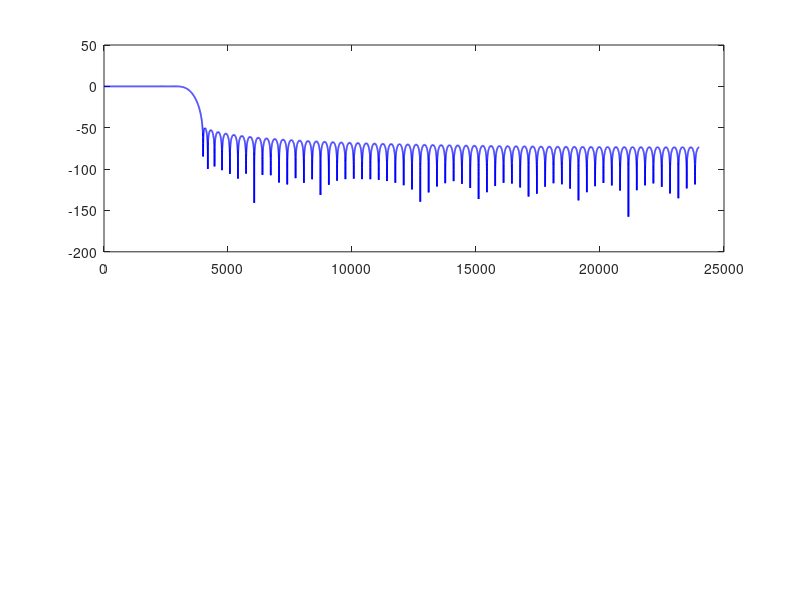

Reproduce this figure in MATLAB. (Note: this script raises an error after producing the figure.)
%% 48kHz -> 8kHz 抗混叠低通滤波器设计 (Kaiser 窗)
% 用途: 降采样前低通滤波, 防止 4kHz 以上频率混叠到 8kHz 采样后的 0-4kHz
% 流程: x[48k] -> H(z)低通 -> 每6点抽1点 -> y[8k]

clear; clc; close all;

%% 1. 参数设置
fs_in   = 48000;            % 输入采样率
fs_out  = 8000;             % 输出采样率
Q       = fs_in / fs_out;   % 抽取因子 = 6

f_nyq_out = fs_out / 2;     % 输出 Nyquist = 4000 Hz

% 滤波器指标
fp  = 3000;                 % 通带边缘 (Hz) - 保留到 3.6 kHz
fst = 4000;                 % 阻带边缘 (Hz) - 4 kHz 以上必须衰减
Ap  = 1;                    % 通带纹波 (dB)
Ast = 50;                   % 阻带衰减 (dB)

fprintf('===== 滤波器设计参数 =====\n');
fprintf('输入采样率     : %d Hz\n', fs_in);
fprintf('输出采样率     : %d Hz\n', fs_out);
fprintf('抽取因子 Q     : %d\n', Q);
fprintf('通带边缘 fp    : %d Hz\n', fp);
fprintf('阻带边缘 fst   : %d Hz\n', fst);
fprintf('阻带衰减 Ast   : %d dB\n\n', Ast);

%% 2. 用 kaiserord 估计阶数和 beta
% kaiserord 中频率可指定以 Hz 为单位 (传入 fs)
f_vec = [fp, fst];
a_vec = [1, 0];                             % 通带=1, 阻带=0
dev   = [(10^(Ap/20)-1)/(10^(Ap/20)+1), 10^(-Ast/20)];

[n, Wn, beta, ftype] = kaiserord(f_vec, a_vec, dev, fs_in);

% 保证 n 为偶数 (滤波器长度为奇数 => Type I 线性相位)
n = n + mod(n, 2);

fprintf('===== Kaiser 估计结果 =====\n');
fprintf('估计阶数 n     : %d\n', n);
fprintf('滤波器长度 L   : %d\n', n+1);
fprintf('Kaiser beta    : %.4f\n', beta);
fprintf('群延迟 (样本)  : %.2f\n\n', n/2);

%% 3. 设计滤波器
fc      = (fp + fst) / 2;           % 截止频率取过渡带中点 = 3800 Hz
Wn_fir  = fc / (fs_in / 2);         % fir1 要求归一化到 fs_in/2

h = fir1(n, Wn_fir, 'low', kaiser(n+1, beta));

% 归一化直流增益为 1 (让通带幅度≈1)
h = h / sum(h);

L = length(h);
fprintf('实际滤波器长度 : %d\n', L);
fprintf('实际群延迟     : %.2f 个输入样本\n\n', (L-1)/2);

%% 4. 幅频响应
[H, w] = freqz(h, 1, 16384, fs_in);

figure('Name', '滤波器频响', 'Position', [100 100 900 650]);

subplot(2,1,1);
plot(w, 20*log10(abs(H)+eps), 'b', 'LineWidth', 1.2); hold on;
yline(-Ast, 'r--', 'LineWidth', 1, 'Label', sprintf('阻带要求 -%d dB', Ast));
xline(f_nyq_out, 'k--', 'LineWidth', 1, 'Label', '4 kHz');
xline(fp,  'g--', 'LineWidth', 1, 'Label', sprintf('fp=%d', fp));
xline(fst, 'm--', 'LineWidth', 1, 'Label', sprintf('fst=%d', fst));
xlim([0 fs_in/2]); ylim([-130 5]);
grid on;
xlabel('频率 (Hz)'); ylabel('幅度 (dB)');
title('幅频响应 (全带 0-24 kHz)');

subplot(2,1,2);
plot(w, 20*log10(abs(H)+eps), 'b', 'LineWidth', 1.2); hold on;
xline(f_nyq_out, 'k--', 'LineWidth', 1);
xline(fp, 'g--', 'LineWidth', 1);
xline(fst, 'm--', 'LineWidth', 1);
xlim([0 8000]); ylim([-130 5]);
grid on;
xlabel('频率 (Hz)'); ylabel('幅度 (dB)');
title('幅频响应 (放大 0-8 kHz)');

%% 5. 通带细节
figure('Name', '通带细节', 'Position', [100 100 900 350]);
plot(w, 20*log10(abs(H)+eps), 'b', 'LineWidth', 1.2); hold on;
yline( Ap, 'r--'); yline(-Ap, 'r--');
xlim([0 fp]); ylim([-3 1]);
grid on;
xlabel('频率 (Hz)'); ylabel('幅度 (dB)');
title('通带 0 - 3.6 kHz 纹波');

%% 6. 脉冲响应与 Kaiser 窗
figure('Name', '脉冲响应与窗', 'Position', [100 100 900 500]);

subplot(2,1,1);
stem(0:L-1, h, '.', 'MarkerSize', 8);
grid on; xlabel('n'); ylabel('h[n]');
title('FIR 脉冲响应 (对称 => 线性相位)');

subplot(2,1,2);
w_k = kaiser(L, beta);
plot(0:L-1, w_k, 'r', 'LineWidth', 1.2);
grid on; xlabel('n'); ylabel('w[n]');
title(sprintf('Kaiser 窗 (\\beta = %.3f)', beta));

%% 7. 相位响应 (验证线性相位)
figure('Name', '相位响应', 'Position', [100 100 900 350]);
phi = unwrap(angle(H));
plot(w, phi * 180/pi, 'b', 'LineWidth', 1.2);
xlim([0 fs_in/2]); grid on;
xlabel('频率 (Hz)'); ylabel('相位 (度)');
title('相位响应 (应为直线 => 线性相位)');

%% 8. 群延迟
figure('Name', '群延迟', 'Position', [100 100 900 350]);
gd = grpdelay(h, 1, 16384, fs_in);
plot(w, gd, 'b', 'LineWidth', 1.2); hold on;
yline((L-1)/2, 'r--', 'LineWidth', 1, 'Label', sprintf('%.2f', (L-1)/2));
xlim([0 fp]); grid on;
xlabel('频率 (Hz)'); ylabel('群延迟 (样本)');
title('群延迟 (通带内应恒为 (L-1)/2)');

%% 9. 信号级验证: 多频正弦, 看混叠是否被压住
t = (0:4800-1) / fs_in;     % 0.1 秒

% 1 kHz (保留) + 3.5 kHz (保留) + 5 kHz (衰减) + 6 kHz (衰减)
% 若不滤波直接抽取: 5kHz -> 混叠到 3kHz, 6kHz -> 混叠到 2kHz
x = sin(2*pi*1000*t) + sin(2*pi*3500*t) + ...
    sin(2*pi*5000*t) + sin(2*pi*6000*t);

y_filt = filter(h, 1, x);       % FIR 滤波
y_out  = y_filt(1:Q:end);       % 每 Q=6 点抽 1 点

figure('Name', '信号级验证', 'Position', [100 100 900 650]);

subplot(3,1,1);
plot(t*1000, x, 'b'); xlim([0 30]);
grid on; xlabel('t (ms)'); ylabel('x');
title('原始信号 48kHz: 1k + 3.5k + 5k + 6k');

subplot(3,1,2);
plot(t*1000, y_filt, 'b'); xlim([0 30]);
grid on; xlabel('t (ms)'); ylabel('滤波后');
title('滤波后: 5k/6k 被衰减, 剩余 1k + 3.5k');

subplot(3,1,3);
t_out = (0:length(y_out)-1) / fs_out;
plot(t_out*1000, y_out, 'r'); xlim([0 30]);
grid on; xlabel('t (ms)'); ylabel('y');
title('抽取后 8kHz 输出');

% 频谱对比
figure('Name', '频谱对比', 'Position', [100 100 900 500]);

subplot(2,1,1);
[Px, Fx] = pwelch(x, [], [], 8192, fs_in);
plot(Fx/1000, 10*log10(Px), 'b'); grid on;
xlabel('频率 (kHz)'); ylabel('PSD (dB/Hz)');
title('原始信号频谱'); xlim([0 12]);

subplot(2,1,2);
[Py, Fy] = pwelch(y_out, [], [], 4096, fs_out);
plot(Fy/1000, 10*log10(Py), 'r'); grid on;
xlabel('频率 (kHz)'); ylabel('PSD (dB/Hz)');
title('抽取后 8kHz 信号频谱 (5k/6k 混叠分量被抑制)');
xlim([0 4]);

%% 10. 导出系数为 C 头文件
filename = 'lpf_48k_to_8k.h';
fid = fopen(filename, 'w');

fprintf(fid, '/* ============================================\n');
fprintf(fid, ' * 48kHz -> 8kHz 抗混叠 FIR 低通滤波器\n');
fprintf(fid, ' * 设计方法 : Kaiser 窗\n');
fprintf(fid, ' * 阶数     : %d, 长度 : %d\n', n, L);
fprintf(fid, ' * 采样率   : %d Hz\n', fs_in);
fprintf(fid, ' * 通带边缘 : %d Hz\n', fp);
fprintf(fid, ' * 阻带边缘 : %d Hz\n', fst);
fprintf(fid, ' * 阻带衰减 : %d dB\n', Ast);
fprintf(fid, ' * 抽取因子 : Q = %d\n', Q);
fprintf(fid, ' * 群延迟   : %.4f 样本 (整数 %d)\n', (L-1)/2, round((L-1)/2));
fprintf(fid, ' * ============================================ */\n\n');

fprintf(fid, '#ifndef LPF_48K_TO_8K_H\n#define LPF_48K_TO_8K_H\n\n');
fprintf(fid, '#define LPF_LEN              %d\n', L);
fprintf(fid, '#define LPF_Q                %d\n', Q);
fprintf(fid, '#define LPF_GROUP_DELAY      %.4f\n', (L-1)/2);
fprintf(fid, '#define LPF_GROUP_DELAY_INT  %d\n\n', round((L-1)/2));

fprintf(fid, 'static const float lpf_coeff[LPF_LEN] = {\n');
for k = 1:L
    if mod(k-1, 4) == 0
        fprintf(fid, '    ');
    end
    fprintf(fid, '%.9e', h(k));
    if k < L
        fprintf(fid, ',');
    end
    if mod(k, 4) == 0
        fprintf(fid, '\n');
    else
        fprintf(fid, ' ');
    end
end
fprintf(fid, '\n};\n\n');
fprintf(fid, '#endif /* LPF_48K_TO_8K_H */\n');
fclose(fid);

fprintf('===== 完成 =====\n');
fprintf('系数已导出到: %s\n', filename);
fprintf('滤波器长度   : %d\n', L);
fprintf('群延迟       : %.2f 样本\n', (L-1)/2);
